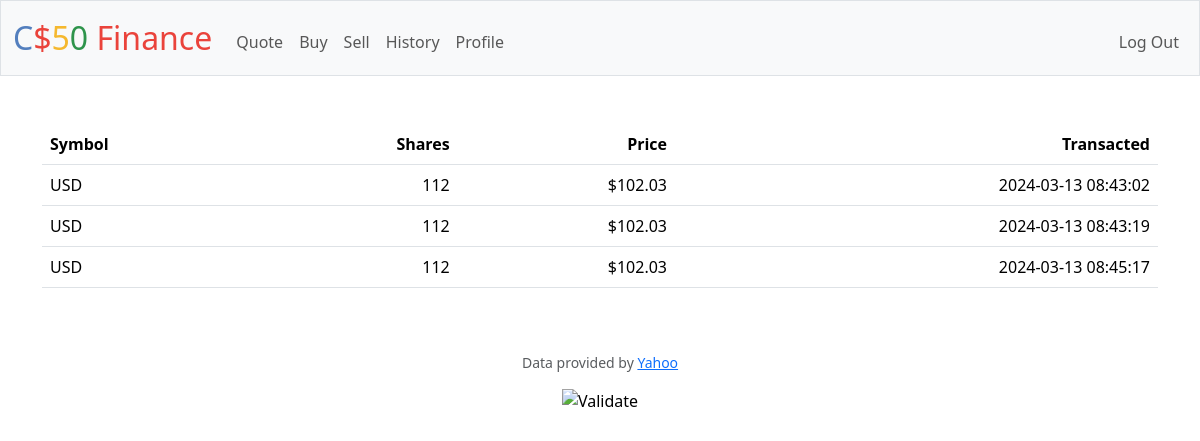
Screenshot of /history (signed in) with the database file from the repository.
### tables this page shows
CREATE TABLE transactions (
    id INTEGER PRIMARY KEY NOT NULL,
    user_id INTEGER NOT NULL,
    symbol TEXT NOT NULL,
    quantity INTEGER NOT NULL,
    price REAL NOT NULL,
    transaction_type TEXT NOT NULL,
    transaction_date DATETIME DEFAULT CURRENT_TIMESTAMP,
    FOREIGN KEY (user_id) REFERENCES users(id)
);

### app.py (the view)
@app.route("/history")
@login_required
def history():
    records = db.execute("SELECT symbol, quantity AS shares, price, transaction_date FROM transactions WHERE user_id = ?", session["user_id"])
    return render_template("history.html", records=records)

### app.py (called while the page is built)
@app.after_request
def after_request(response):
    response.headers["Cache-Control"] = "no-cache, no-store, must-revalidate"
    response.headers["Expires"] = 0
    response.headers["Pragma"] = "no-cache"
    return response

### helpers.py (called while the page is built)
def login_required(f):
    @wraps(f)
    def decorated_function(*args, **kwargs):
        if session.get("user_id") is None:
            return redirect("/login")
        return f(*args, **kwargs)
    return decorated_function

def usd(value):
    return f"${value:,.2f}"

### templates/history.html (shortened to what this page needs)
{% extends "layout.html" %}
{% block main %}
<table class="table">
    <thead>
        <tr>
            <th class="text-start">Symbol</th>
            <th class="text-end">Shares</th>
            <th class="text-end">Price</th>
            <th class="text-end">Transacted</th>
        </tr>
    </thead>
    <tbody>
        {% for record in records %}
        <tr>
            <td class="text-start">{{ record.symbol }}</td>
            <td class="text-end">{{ record.shares }}</td>
            <td class="text-end">{{ record.price | usd }}</td>
            <td class="text-end">{{ record.transaction_date }}</td>
        </tr>
        {% endfor %}
    </tbody>
</table>
{% endblock %}

### templates/layout.html (shortened to what this page needs)
<!DOCTYPE html>
<html lang="en">
    <head>
        <link href="https://cdn.jsdelivr.net/npm/bootstrap@5.3.2/dist/css/bootstrap.min.css" rel="stylesheet">
        <link href="/static/styles.css" rel="stylesheet">
    </head>
    <body>
        <nav class="bg-light border navbar navbar-expand-md navbar-light">
            <div class="container-fluid">
                <a class="navbar-brand" href="/"><span class="blue">C</span><span class="red">$</span><span class="yellow">5</span><span class="green">0</span> <span class="red">Finance</span></a>
                <div class="collapse navbar-collapse" id="navbar">
                    {% if session["user_id"] %}
                        <ul class="navbar-nav me-auto mt-2">
                            <li class="nav-item"><a class="nav-link" href="/quote">Quote</a></li>
                            <li class="nav-item"><a class="nav-link" href="/buy">Buy</a></li>
                            <li class="nav-item"><a class="nav-link" href="/sell">Sell</a></li>
                            <li class="nav-item"><a class="nav-link" href="/history">History</a></li>
                            <li class="nav-item"><a class="nav-link" href="/profile">Profile</a></li>
                        </ul>
                        <ul class="navbar-nav ms-auto mt-2">
                            <li class="nav-item"><a class="nav-link" href="/logout">Log Out</a></li>
                        </ul>
                    {% else %}
                        <ul class="navbar-nav ms-auto mt-2">
                            <li class="nav-item"><a class="nav-link" href="/register">Register</a></li>
                            <li class="nav-item"><a class="nav-link" href="/login">Log In</a></li>
                        </ul>
                    {% endif %}
                </div>
            </div>
        </nav>
        <main class="container py-5 text-center">
            {% block main %}{% endblock %}
        </main>
        <footer class="mb-5">
            <p class="mb-3 small text-center text-muted">
                Data provided by <a href="https://finance.yahoo.com/">Yahoo</a>
            </p>
            <form action="https://validator.w3.org/check" class="text-center" enctype="multipart/form-data" method="post" target="_blank">
                <input alt="Validate" src="/static/I_heart_validator.png" type="image">
            </form>
        </footer>
    </body>
</html>

### static/styles.css (style rules this page uses)
nav .navbar-brand { font-size: xx-large; }
nav .navbar-brand .blue { color: #537fbe; }
nav .navbar-brand .red { color: #ea433b; }
nav .navbar-brand .yellow { color: #f5b82e; }
nav .navbar-brand .green { color: #2e944b; }

### rows the page displays
transactions: symbol "USD", shares "112", price "$102.03", transaction_date "2024-03-13 08:43:02"
transactions: symbol "USD", shares "112", price "$102.03", transaction_date "2024-03-13 08:43:19"
transactions: symbol "USD", shares "112", price "$102.03", transaction_date "2024-03-13 08:45:17"
